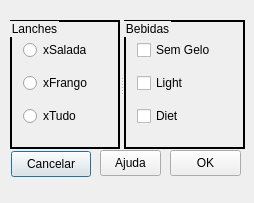
<?xml version="1.0" encoding="UTF-8"?>
<ui version="4.0">
 <class>Dialog</class>
 <widget class="QDialog" name="Dialog">
  <property name="geometry">
   <rect>
    <x>0</x>
    <y>0</y>
    <width>254</width>
    <height>203</height>
   </rect>
  </property>
  <property name="minimumSize">
   <size>
    <width>254</width>
    <height>203</height>
   </size>
  </property>
  <property name="maximumSize">
   <size>
    <width>254</width>
    <height>203</height>
   </size>
  </property>
  <property name="windowTitle">
   <string>Lanchonete</string>
  </property>
  <property name="styleSheet">
   <string notr="true">QDialog
{
	background-image: url(:/imagens/red.jpg);
}

QGroupBox
{
	font: bold 8pt &quot;Noto Sans&quot;;
	border: 2px solid black;
}

QRadioButton:checked
{
	color: green;
}

QCheckBox:checked
{
	color: blue;
}</string>
  </property>
  <widget class="QPushButton" name="btnCancelar">
   <property name="geometry">
    <rect>
     <x>11</x>
     <y>151</y>
     <width>80</width>
     <height>26</height>
    </rect>
   </property>
   <property name="text">
    <string>Cancelar</string>
   </property>
  </widget>
  <widget class="QPushButton" name="btnAjuda">
   <property name="geometry">
    <rect>
     <x>100</x>
     <y>150</y>
     <width>61</width>
     <height>26</height>
    </rect>
   </property>
   <property name="text">
    <string>Ajuda</string>
   </property>
  </widget>
  <widget class="QSplitter" name="splSeparador">
   <property name="geometry">
    <rect>
     <x>10</x>
     <y>20</y>
     <width>235</width>
     <height>129</height>
    </rect>
   </property>
   <property name="orientation">
    <enum>Qt::Horizontal</enum>
   </property>
   <widget class="QGroupBox" name="gpbLanches">
    <property name="title">
     <string>Lanches</string>
    </property>
    <layout class="QVBoxLayout" name="verticalLayout">
     <item>
      <widget class="QRadioButton" name="rbtSalada">
       <property name="text">
        <string>xSalada</string>
       </property>
      </widget>
     </item>
     <item>
      <widget class="QRadioButton" name="rbtFrango">
       <property name="text">
        <string>xFrango</string>
       </property>
      </widget>
     </item>
     <item>
      <widget class="QRadioButton" name="rbtTudo">
       <property name="text">
        <string>xTudo</string>
       </property>
      </widget>
     </item>
    </layout>
    <zorder>rbtSalada</zorder>
    <zorder>rbtTudo</zorder>
    <zorder>rbtFrango</zorder>
    <zorder>rbtSalada</zorder>
   </widget>
   <widget class="QGroupBox" name="gpbBebida">
    <property name="title">
     <string>Bebidas</string>
    </property>
    <layout class="QVBoxLayout" name="verticalLayout_2">
     <item>
      <widget class="QCheckBox" name="chkSemGelo">
       <property name="text">
        <string>Sem Gelo</string>
       </property>
      </widget>
     </item>
     <item>
      <widget class="QCheckBox" name="chkLight">
       <property name="text">
        <string>Light</string>
       </property>
      </widget>
     </item>
     <item>
      <widget class="QCheckBox" name="chkDiet">
       <property name="text">
        <string>Diet</string>
       </property>
      </widget>
     </item>
    </layout>
   </widget>
  </widget>
  <widget class="QPushButton" name="btnOK">
   <property name="geometry">
    <rect>
     <x>170</x>
     <y>150</y>
     <width>71</width>
     <height>26</height>
    </rect>
   </property>
   <property name="text">
    <string>OK</string>
   </property>
  </widget>
  <zorder>gpbLanches</zorder>
  <zorder>gpbBebida</zorder>
  <zorder>btnCancelar</zorder>
  <zorder>btnOK</zorder>
  <zorder>btnOK</zorder>
  <zorder>btnOK</zorder>
  <zorder>btnAjuda</zorder>
 </widget>
 <layoutdefault spacing="6" margin="11"/>
 <resources/>
 <connections/>
</ui>
